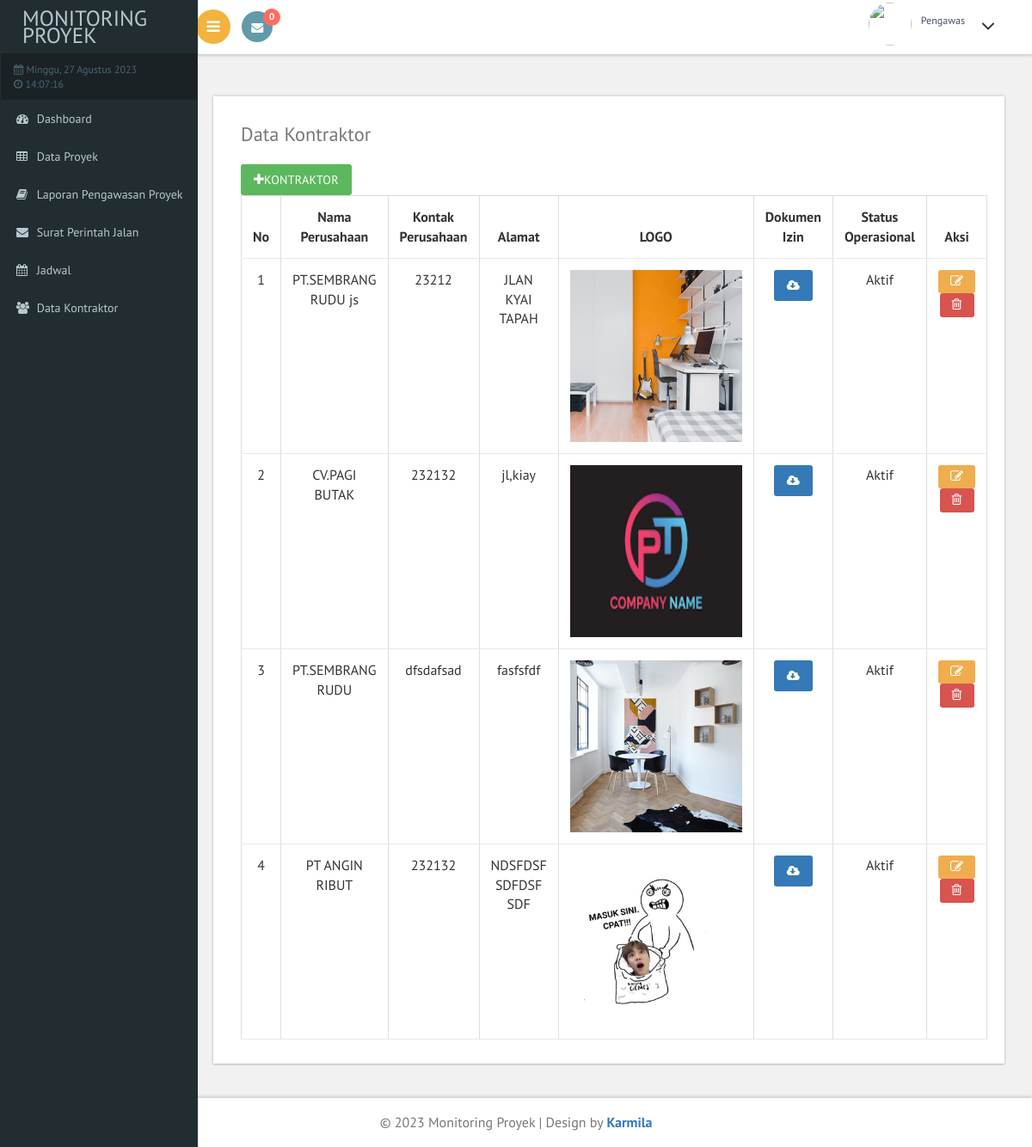
The page /admin/beranda.php?page=page/kontraktor/index on the database its author committed.
### tables this page shows
CREATE TABLE `kontraktor` (
  `id_kontraktor` int(11) NOT NULL,
  `namapt` varchar(225) NOT NULL,
  `namadirektur` varchar(225) NOT NULL,
  `logo` varchar(225) NOT NULL,
  `tgl_berdiri` date NOT NULL,
  `alamat` varchar(225) NOT NULL,
  `nohp` varchar(225) NOT NULL,
  `status` varchar(225) NOT NULL,
  `siup` varchar(225) NOT NULL,
  `npwp` varchar(225) NOT NULL,
  `domisili` varchar(225) NOT NULL,
  `tdp` varchar(225) NOT NULL,
  `siujk` varchar(225) NOT NULL,
  `sbu` varchar(225) NOT NULL,
  `dokumen` varchar(225) NOT NULL
);

### admin/page/kontraktor/index.php (the view)
<div id="page-wrapper">
			<div class="main-page">
				<div class="tables">
					<div class="table-responsive bs-example widget-shadow">
						<h4>Data Kontraktor</h4>
						<a class="btn btn-success" data-placement="bottom" data-toggle="tooltip" title="Edit pengawas" href="?page=page/kontraktor/tambah">
                            <i class="fa fa-plus" style="font-size:15px;"></i>Kontraktor</a>  <p></p>
						<table class="table table-bordered">
							<thead>
                      <tr>
                        <th><center>No </center></th>
                        <th><center>Nama Perusahaan </center></th>
                        <th><center>Kontak Perusahaan </center></th>
                        <th><center>Alamat </center></th>
                        <th><center>lOGO </center></th>
                        <th><center>Dokumen Izin </center></th>
                        <th><center>Status Operasional </center></th>
                        <th><center>Aksi</center></th>
                      </tr>
                  </thead>
                    <tbody>
                       <?php
                    $query1="select * from kontraktor";
                    $tampil=$koneksi->query( $query1);
                     $no=0;
                     while($data=mysqli_fetch_array($tampil))
                    { $no++; ?>
                    <tr>
                    <td><center><?= $no;?></center></td>
                    <td><center><?= $data['namapt']; ?></center></td>
                    <td><center><?= $data['nohp']; ?></center></td>
                    <td><center><?= $data['alamat']; ?></center></td>
                    <td><img src="../img/logo/<?= $data['logo'];?>" width="200px" height="200px"></td>
                    <td><center><a href="../img/dokumen/<?= $data['dokumen']; ?>" target="_BLANK" class="btn btn-primary"  /><i class="fa fa-cloud-download"></i></a></center></td>
                    <td><center><?= $data['status']; ?></center></td>
                    <td>
                    	<center>
                    		<div id="thanks">
                    			<a class="btn btn-sm btn-warning" title="Edit kontraktor" href="?page=page/kontraktor/edit&id=<?= $data['id_kontraktor']; ?>">
                            <i class="fa fa-edit" style="font-size:15px;"></i></a>
                        <a onclick="return confirm ('Apakah anda yakin menghapus data ini?');" class="btn btn-sm btn-danger tooltips" data-placement="bottom" data-toggle="tooltip"  href="?page=page/kontraktor/hapus&id=<?= $data['id_kontraktor']; ?>"><span class="fa fa-trash-o" style="font-size:15px;"></a></div></center></td></tr>
                        <?php
              }
              ?>
						</table>
					</div>
				</div>
			</div>
		</div>

### admin/css/custom.css (style rules this page uses)
#page-wrapper { padding:5em 2em 2.5em; background-color: #F1F1F1; }

### rows shown on the page
kontraktor: namapt "PT.SEMBRANG RUDU js", nohp "23212", alamat "JLAN KYAI TAPAH", logo (picture), status "Aktif"
kontraktor: namapt "CV.PAGI BUTAK", nohp "232132", alamat "jl,kiay", logo (picture), status "Aktif"
kontraktor: namapt "PT.SEMBRANG RUDU", nohp "dfsdafsad", alamat "fasfsfdf", logo (picture), status "Aktif"
kontraktor: namapt "PT ANGIN RIBUT", nohp "232132", alamat "NDSFDSF SDFDSF SDF", logo (picture), status "Aktif"

### other values the page prints
$tahun "2023"
$pa "0"
